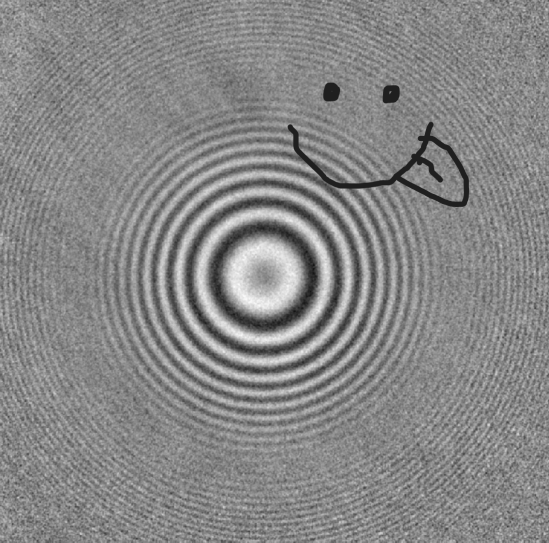
#> input picture python_port/refDat.tiff, 1098 x 1085 px, found by its file name (shown at 1/2 size)
$ python test.py
#> lines starting #> are read from the running program, lines starting #| are printed output that depends on the picture
import numpy as np
import cv2  # For reading and writing TIFF images (OpenCV is good for this)
import matplotlib.pyplot as plt # For plotting
import time

# --- Parameters (from Mathematica code) ---
lam = 0.637  # measured in micrometers (wavelength)
pix = 3.45   # measured in micrometers (pixel size)
zf = 30000   # replace number with focus distance in micrometers
n= 8 # Number of iterations for the Fresnel transform (rn just for performace)

# --- Function Definitions ---

# Fresnel function
def fresnel(z, lambda_val, image_array):
    """
    Computes the Fresnel propagation of an image.
    Equivalent to Mathematica's Fresnel function in the context of this code.
    """
    size_x, size_y = image_array.shape

    # Mathematica's Range and Outer for coordinate generation
    # x values range from -halfSize to halfSize-1
    # y values range from -halfSizez to halfSizez-1
    # Note: Mathematica's Floor[size/2.0] gives an integer.
    # Python's // operator for integer division is equivalent to Floor for positive numbers.
    halfSize_x = size_x // 2
    halfSize_y = size_y // 2

    x_coords = np.arange(-halfSize_x, size_x - halfSize_x) * pix
    y_coords = np.arange(-halfSize_y, size_y - halfSize_y) * pix

    X, Y = np.meshgrid(x_coords, y_coords, indexing='ij') # 'ij' for matrix indexing

    # The 'Exp' part of the Fresnel kernel
    exp_term = np.exp(1j * np.pi / (lambda_val * z) * (X**2 + Y**2))

    # Element-wise multiplication of the image with the exponential term
    transformed_image = image_array * exp_term

    # 2D Fourier Transform
    # np.fft.fftshift moves zero-frequency component to center
    # np.fft.fft2 performs 2D FFT
    # np.fft.ifftshift moves zero-frequency component back
    fft_result = np.fft.fftshift(np.fft.fft2(np.fft.ifftshift(transformed_image)))

    # Scale factor from Mathematica's Fresnel
    scale_factor = (1j / (lambda_val * z)) * np.exp(1j * (2 * np.pi / lambda_val) * z)

    return scale_factor * fft_result

# --- Main Program ---

start_time = time.time()  # Start timing

# 1. Import Images
# Use OpenCV (cv2) to import TIFF files. It reads images as NumPy arrays.
# Ensure 'refDat.tiff' and 'rawDat.tiff' are in the same directory as your Python script
# or provide their full paths.
try:
    ref_image_raw = cv2.imread("/home/berg/Documents/git/speedy-DIH/python_port/refDat.tiff", cv2.IMREAD_GRAYSCALE)
#> ref_image_raw is the input picture: shape (1085, 1098); min 16, max 254, mean 135
    raw_image_raw = cv2.imread("/home/berg/Documents/git/speedy-DIH/python_port/rawDat.tiff", cv2.IMREAD_GRAYSCALE)
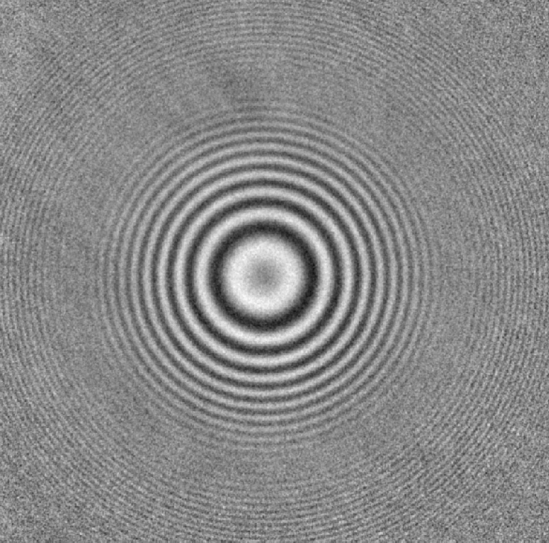
#> input picture python_port/rawDat.tiff, 1098 x 1085 px, found by its file name (shown at 1/2 size)
#> raw_image_raw is the input picture: shape (1085, 1098); min 16, max 254, mean 136

    if ref_image_raw is None or raw_image_raw is None:
        raise FileNotFoundError("Make sure 'refDat.tiff' and 'rawDat.tiff' exist in the script directory.")

    # Convert images to complex floating point for calculations
    # Mathematica often treats image data as numbers directly.
    # Ensure they are float and, if they are intensity images, they might need
    # to be converted to complex if they represent complex-valued holograms.
    # Assuming they are intensity images (real values) initially, we'll convert them to complex
    # as the Fresnel transform operates on complex fields.
    ref_image = ref_image_raw.astype(np.complex128)
    raw_image = raw_image_raw.astype(np.complex128)

except Exception as e:
    print(f"Error loading images: {e}")
    print("Please ensure 'refDat.tiff' and 'rawDat.tiff' are present and valid TIFF files.")
    exit()

# Get image dimensions (assuming both images have the same dimensions)
size_x, size_y = ref_image.shape
#> size_x = 1085; size_y = 1098

# 2. Perform calculations (corresponds to 'con' in Mathematica)
# The 'con' variable in Mathematica: rawImage / refImage^2
# This is element-wise division.
con = raw_image / (ref_image**2)

# 3. Apply Fresnel transform and display result
# Evaluate Abs[fresnel[zf, lam, con]^2]
for i in range(n):
    print(f"Iteration {i+1}: Processing Fresnel transform...")
    reconstructed_image = np.abs(fresnel((i+1)*10000, lam, con))**2
#> this loop made 8 passes
#> pass 1, `reconstructed_image = np.abs(fresnel((i+1)*10000, lam, con))**2`:
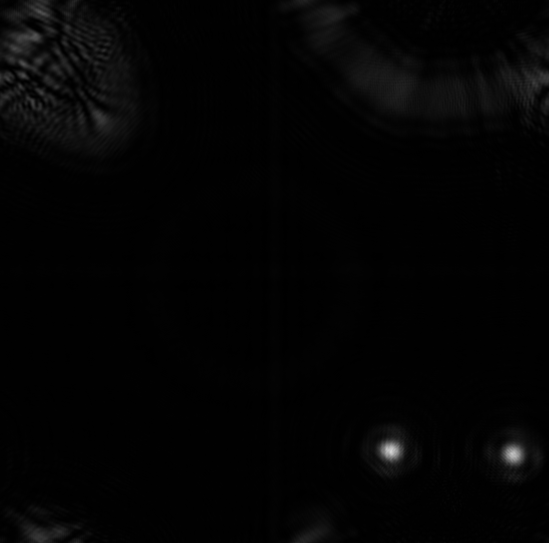
#> reconstructed_image: shape (1085, 1098) float64 (shown at 1/2 size); min 4.98e-13, max 0.000412, mean 6.55e-06; drawn with min black and max white
#> pass 2, `reconstructed_image = np.abs(fresnel((i+1)*10000, lam, con))**2`:
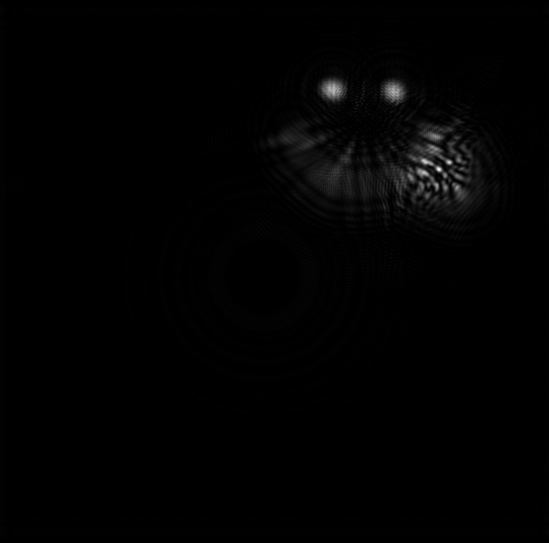
#> reconstructed_image: shape (1085, 1098) float64 (shown at 1/2 size); min 4.53e-13, max 0.000157, mean 1.64e-06; drawn with min black and max white
#> pass 3, `reconstructed_image = np.abs(fresnel((i+1)*10000, lam, con))**2`:
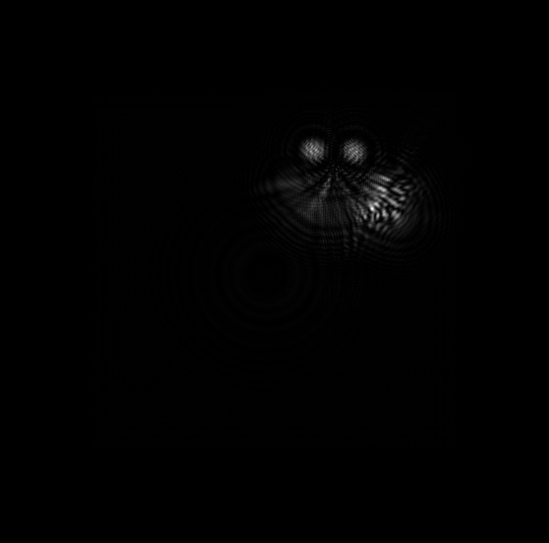
#> reconstructed_image: shape (1085, 1098) float64 (shown at 1/2 size); min 1.66e-14, max 0.000115, mean 7.27e-07; drawn with min black and max white


end_time = time.time()  # End timing

print(f"Computation done. Time taken: {end_time - start_time:.2f} seconds.")

# Display the image using matplotlib
plt.figure(figsize=(8, 8))
plt.imshow(reconstructed_image, cmap='gray') # Use 'gray' colormap for intensity images
plt.title(f'Reconstructed Image (zf={zf} µm)')
plt.colorbar(label='Intensity')
plt.axis('off') # Turn off axis ticks and labels
plt.show()
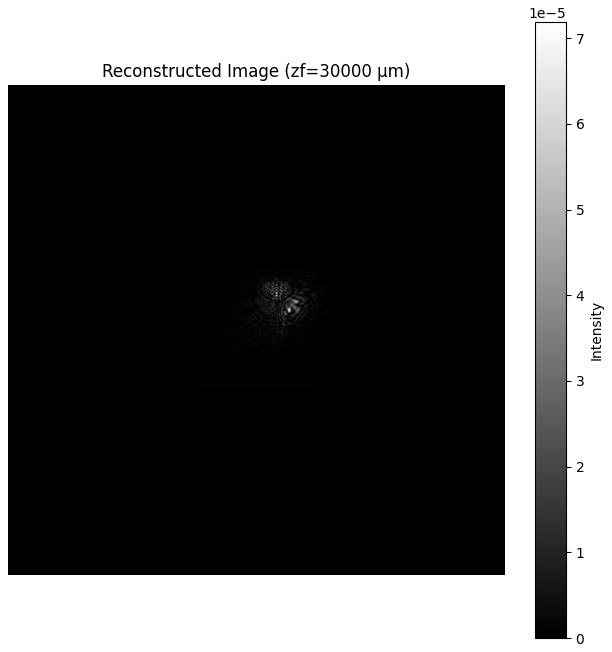
#> figure drawn by matplotlib, 2 panels

# Optional: Save the reconstructed image
# cv2.imwrite("reconstructed_image.tiff", reconstructed_image.astype(np.float32))
# Note: Saving complex data or displaying specific magnitudes might require careful handling
# of data types and normalization if the values are outside typical image ranges (0-255).
# Here, we're displaying the absolute square, which is intensity, so a grayscale map is appropriate.
